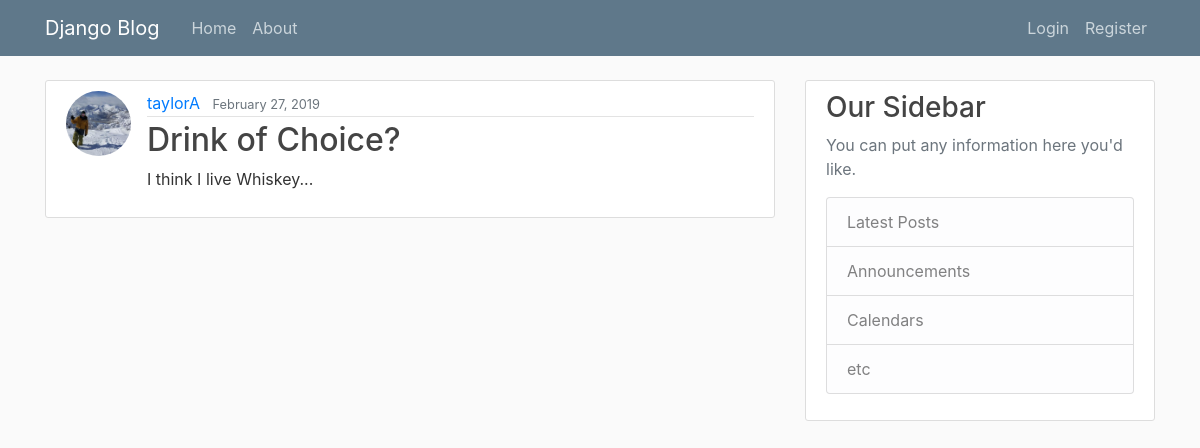
/post/16/, run on an earlier commit of the app's database.
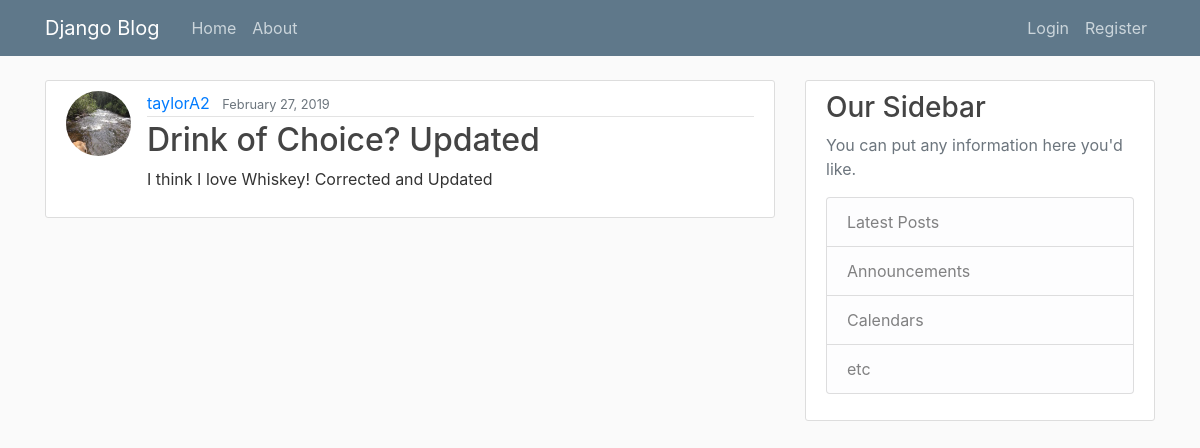
And on a later commit of the database.
### blog/models.py (models this page shows, shortened)
class Post(models.Model):
    title = models.CharField(max_length=100)
    content = models.TextField()
    date_posted = models.DateTimeField(default=timezone.now)
    author = models.ForeignKey(User, on_delete=models.CASCADE)

### users/models.py (models this page shows, shortened)
class Profile(models.Model):
    user = models.OneToOneField(User, on_delete=models.CASCADE)
    image = models.ImageField(default='default.jpg', upload_to='profile_pics')

### blog/views.py (the view)
# urls.py: path('post/<int:pk>/', PostDetailView.as_view(), name='post-detail'),
class PostDetailView(DetailView):
    model = Post

### blog/templates/blog/post_detail.html (shortened to what this page needs)
{% extends 'blog/base.html' %}
{% block content %}
<article class="media content-section">
    <img class='rounded-circle article-img' src='{{ object.author.profile.image.url }}'>
    <div class="media-body">
        <div class="article-metadata">
            <a class="mr-2" href="{% url 'user-posts' object.author.username %}">{{ object.author }}</a>
            <small class="text-muted">{{ object.date_posted|date:'F d, Y' }}</small>
        </div>
        <h2 class="article-title">{{ object.title }}</h2>
        <p class="article-content">{{ object.content }}</p>
    </div>
</article>
{% endblock %}

What changed in the data, as far as the page shows it:
changed Post: author.profile.image: a different picture; author "taylorA" → "taylorA2"; title "Drink of Choice?" → "Drink of Choice? Updated"; content "I think I live Whiskey..." → "I think I love Whiskey! Corrected and Updated"
